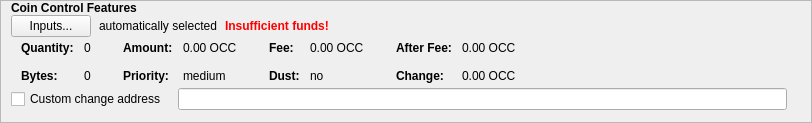
    <widget class="QFrame" name="frameCoinControl">
     <property name="sizePolicy">
      <sizepolicy hsizetype="Expanding" vsizetype="Expanding">
       <horstretch>0</horstretch>
       <verstretch>0</verstretch>
      </sizepolicy>
     </property>
     <property name="minimumSize">
      <size>
       <width>0</width>
       <height>0</height>
      </size>
     </property>
     <property name="maximumSize">
      <size>
       <width>16777215</width>
       <height>16777215</height>
      </size>
     </property>
     <property name="frameShape">
      <enum>QFrame::StyledPanel</enum>
     </property>
     <property name="frameShadow">
      <enum>QFrame::Sunken</enum>
     </property>
     <layout class="QVBoxLayout" name="verticalLayoutCoinControl2">
      <property name="spacing">
       <number>0</number>
      </property>
      <property name="leftMargin">
       <number>0</number>
      </property>
      <property name="topMargin">
       <number>0</number>
      </property>
      <property name="rightMargin">
       <number>0</number>
      </property>
      <property name="bottomMargin">
       <number>6</number>
      </property>
      <item>
       <layout class="QVBoxLayout" name="verticalLayoutCoinControl" stretch="0,0,0,0,0">
        <property name="spacing">
         <number>0</number>
        </property>
        <property name="leftMargin">
         <number>10</number>
        </property>
        <property name="topMargin">
         <number>0</number>
        </property>
        <item>
         <layout class="QHBoxLayout" name="horizontalLayoutCoinControl1">
          <property name="bottomMargin">
           <number>0</number>
          </property>
          <item>
           <widget class="QLabel" name="labelCoinControlFeatures">
            <property name="sizePolicy">
             <sizepolicy hsizetype="Preferred" vsizetype="Maximum">
              <horstretch>0</horstretch>
              <verstretch>0</verstretch>
             </sizepolicy>
            </property>
            <property name="font">
             <font>
              <weight>75</weight>
              <bold>true</bold>
             </font>
            </property>
            <property name="styleSheet">
             <string notr="true">font-weight:bold;</string>
            </property>
            <property name="text">
             <string>Coin Control Features</string>
            </property>
           </widget>
          </item>
         </layout>
        </item>
        <item>
         <layout class="QHBoxLayout" name="horizontalLayoutCoinControl2" stretch="0,0,0,0">
          <property name="spacing">
           <number>8</number>
          </property>
          <property name="bottomMargin">
           <number>0</number>
          </property>
          <item>
           <widget class="QPushButton" name="pushButtonCoinControl">
            <property name="styleSheet">
             <string notr="true"/>
            </property>
            <property name="text">
             <string>Inputs...</string>
            </property>
            <property name="autoDefault">
             <bool>false</bool>
            </property>
           </widget>
          </item>
          <item>
           <widget class="QLabel" name="labelCoinControlAutomaticallySelected">
            <property name="text">
             <string>automatically selected</string>
            </property>
            <property name="margin">
             <number>5</number>
            </property>
           </widget>
          </item>
          <item>
           <widget class="QLabel" name="labelCoinControlInsuffFunds">
            <property name="font">
             <font>
              <weight>75</weight>
              <bold>true</bold>
             </font>
            </property>
            <property name="styleSheet">
             <string notr="true">color:red;font-weight:bold;</string>
            </property>
            <property name="text">
             <string>Insufficient funds!</string>
            </property>
            <property name="margin">
             <number>5</number>
            </property>
           </widget>
          </item>
          <item>
           <spacer name="horizontalSpacerCoinControl">
            <property name="orientation">
             <enum>Qt::Horizontal</enum>
            </property>
            <property name="sizeHint" stdset="0">
             <size>
              <width>40</width>
              <height>1</height>
             </size>
            </property>
           </spacer>
          </item>
         </layout>
        </item>
        <item>
         <widget class="QWidget" name="widgetCoinControl" native="true">
          <property name="sizePolicy">
           <sizepolicy hsizetype="Preferred" vsizetype="Preferred">
            <horstretch>0</horstretch>
            <verstretch>0</verstretch>
           </sizepolicy>
          </property>
          <property name="minimumSize">
           <size>
            <width>0</width>
            <height>0</height>
           </size>
          </property>
          <property name="styleSheet">
           <string notr="true"/>
          </property>
          <layout class="QHBoxLayout" name="horizontalLayoutCoinControl5">
           <property name="leftMargin">
            <number>0</number>
           </property>
           <property name="topMargin">
            <number>0</number>
           </property>
           <property name="rightMargin">
            <number>0</number>
           </property>
           <property name="bottomMargin">
            <number>0</number>
           </property>
           <item>
            <layout class="QHBoxLayout" name="horizontalLayoutCoinControl3" stretch="0,0,0,1">
             <property name="spacing">
              <number>20</number>
             </property>
             <property name="topMargin">
              <number>0</number>
             </property>
             <property name="bottomMargin">
              <number>0</number>
             </property>
             <item>
              <layout class="QFormLayout" name="formLayoutCoinControl1">
               <property name="horizontalSpacing">
                <number>10</number>
               </property>
               <property name="verticalSpacing">
                <number>14</number>
               </property>
               <property name="leftMargin">
                <number>10</number>
               </property>
               <property name="topMargin">
                <number>4</number>
               </property>
               <property name="rightMargin">
                <number>6</number>
               </property>
               <item row="0" column="0">
                <widget class="QLabel" name="labelCoinControlQuantityText">
                 <property name="font">
                  <font>
                   <weight>75</weight>
                   <bold>true</bold>
                  </font>
                 </property>
                 <property name="text">
                  <string>Quantity:</string>
                 </property>
                 <property name="margin">
                  <number>0</number>
                 </property>
                </widget>
               </item>
               <item row="0" column="1">
                <widget class="QLabel" name="labelCoinControlQuantity">
                 <property name="cursor">
                  <cursorShape>IBeamCursor</cursorShape>
                 </property>
                 <property name="contextMenuPolicy">
                  <enum>Qt::ActionsContextMenu</enum>
                 </property>
                 <property name="text">
                  <string notr="true">0</string>
                 </property>
                 <property name="margin">
                  <number>0</number>
                 </property>
                 <property name="textInteractionFlags">
                  <set>Qt::LinksAccessibleByMouse|Qt::TextSelectableByKeyboard|Qt::TextSelectableByMouse</set>
                 </property>
                </widget>
               </item>
               <item row="1" column="0">
                <widget class="QLabel" name="labelCoinControlBytesText">
                 <property name="font">
                  <font>
                   <weight>75</weight>
                   <bold>true</bold>
                  </font>
                 </property>
                 <property name="text">
                  <string>Bytes:</string>
                 </property>
                </widget>
               </item>
               <item row="1" column="1">
                <widget class="QLabel" name="labelCoinControlBytes">
                 <property name="cursor">
                  <cursorShape>IBeamCursor</cursorShape>
                 </property>
                 <property name="contextMenuPolicy">
                  <enum>Qt::ActionsContextMenu</enum>
                 </property>
                 <property name="text">
                  <string notr="true">0</string>
                 </property>
                 <property name="textInteractionFlags">
                  <set>Qt::LinksAccessibleByMouse|Qt::TextSelectableByKeyboard|Qt::TextSelectableByMouse</set>
                 </property>
                </widget>
               </item>
              </layout>
             </item>
             <item>
              <layout class="QFormLayout" name="formLayoutCoinControl2">
               <property name="horizontalSpacing">
                <number>10</number>
               </property>
               <property name="verticalSpacing">
                <number>14</number>
               </property>
               <property name="leftMargin">
                <number>6</number>
               </property>
               <property name="topMargin">
                <number>4</number>
               </property>
               <property name="rightMargin">
                <number>6</number>
               </property>
               <item row="0" column="0">
                <widget class="QLabel" name="labelCoinControlAmountText">
                 <property name="font">
                  <font>
                   <weight>75</weight>
                   <bold>true</bold>
                  </font>
                 </property>
                 <property name="text">
                  <string>Amount:</string>
                 </property>
                 <property name="margin">
                  <number>0</number>
                 </property>
                </widget>
               </item>
               <item row="0" column="1">
                <widget class="QLabel" name="labelCoinControlAmount">
                 <property name="cursor">
                  <cursorShape>IBeamCursor</cursorShape>
                 </property>
                 <property name="contextMenuPolicy">
                  <enum>Qt::ActionsContextMenu</enum>
                 </property>
                 <property name="text">
                  <string notr="true">0.00 OCC</string>
                 </property>
                 <property name="textInteractionFlags">
                  <set>Qt::LinksAccessibleByMouse|Qt::TextSelectableByKeyboard|Qt::TextSelectableByMouse</set>
                 </property>
                </widget>
               </item>
               <item row="1" column="0">
                <widget class="QLabel" name="labelCoinControlPriorityText">
                 <property name="font">
                  <font>
                   <weight>75</weight>
                   <bold>true</bold>
                  </font>
                 </property>
                 <property name="text">
                  <string>Priority:</string>
                 </property>
                </widget>
               </item>
               <item row="1" column="1">
                <widget class="QLabel" name="labelCoinControlPriority">
                 <property name="cursor">
                  <cursorShape>IBeamCursor</cursorShape>
                 </property>
                 <property name="contextMenuPolicy">
                  <enum>Qt::ActionsContextMenu</enum>
                 </property>
                 <property name="text">
                  <string notr="true">medium</string>
                 </property>
                 <property name="textInteractionFlags">
                  <set>Qt::LinksAccessibleByMouse|Qt::TextSelectableByKeyboard|Qt::TextSelectableByMouse</set>
                 </property>
                </widget>
               </item>
              </layout>
             </item>
             <item>
              <layout class="QFormLayout" name="formLayoutCoinControl3">
               <property name="horizontalSpacing">
                <number>10</number>
               </property>
               <property name="verticalSpacing">
                <number>14</number>
               </property>
               <property name="leftMargin">
                <number>6</number>
               </property>
               <property name="topMargin">
                <number>4</number>
               </property>
               <property name="rightMargin">
                <number>6</number>
               </property>
               <item row="0" column="0">
                <widget class="QLabel" name="labelCoinControlFeeText">
                 <property name="font">
                  <font>
                   <weight>75</weight>
                   <bold>true</bold>
                  </font>
                 </property>
                 <property name="text">
                  <string>Fee:</string>
                 </property>
                 <property name="margin">
                  <number>0</number>
                 </property>
                </widget>
               </item>
               <item row="0" column="1">
                <widget class="QLabel" name="labelCoinControlFee">
                 <property name="cursor">
                  <cursorShape>IBeamCursor</cursorShape>
                 </property>
                 <property name="contextMenuPolicy">
                  <enum>Qt::ActionsContextMenu</enum>
                 </property>
                 <property name="text">
                  <string notr="true">0.00 OCC</string>
                 </property>
                 <property name="textInteractionFlags">
                  <set>Qt::LinksAccessibleByMouse|Qt::TextSelectableByKeyboard|Qt::TextSelectableByMouse</set>
                 </property>
                </widget>
               </item>
               <item row="1" column="0">
                <widget class="QLabel" name="labelCoinControlLowOutputText">
                 <property name="font">
                  <font>
                   <weight>75</weight>
                   <bold>true</bold>
                  </font>
                 </property>
                 <property name="text">
                  <string>Dust:</string>
                 </property>
                </widget>
               </item>
               <item row="1" column="1">
                <widget class="QLabel" name="labelCoinControlLowOutput">
                 <property name="cursor">
                  <cursorShape>IBeamCursor</cursorShape>
                 </property>
                 <property name="contextMenuPolicy">
                  <enum>Qt::ActionsContextMenu</enum>
                 </property>
                 <property name="text">
                  <string notr="true">no</string>
                 </property>
                 <property name="textInteractionFlags">
                  <set>Qt::LinksAccessibleByMouse|Qt::TextSelectableByKeyboard|Qt::TextSelectableByMouse</set>
                 </property>
                </widget>
               </item>
              </layout>
             </item>
             <item>
              <layout class="QFormLayout" name="formLayoutCoinControl4">
               <property name="horizontalSpacing">
                <number>10</number>
               </property>
               <property name="verticalSpacing">
                <number>14</number>
               </property>
               <property name="leftMargin">
                <number>6</number>
               </property>
               <property name="topMargin">
                <number>4</number>
               </property>
               <property name="rightMargin">
                <number>6</number>
               </property>
               <item row="0" column="0">
                <widget class="QLabel" name="labelCoinControlAfterFeeText">
                 <property name="font">
                  <font>
                   <weight>75</weight>
                   <bold>true</bold>
                  </font>
                 </property>
                 <property name="text">
                  <string>After Fee:</string>
                 </property>
                 <property name="margin">
                  <number>0</number>
                 </property>
                </widget>
               </item>
               <item row="0" column="1">
                <widget class="QLabel" name="labelCoinControlAfterFee">
                 <property name="cursor">
                  <cursorShape>IBeamCursor</cursorShape>
                 </property>
                 <property name="contextMenuPolicy">
                  <enum>Qt::ActionsContextMenu</enum>
                 </property>
                 <property name="text">
                  <string notr="true">0.00 OCC</string>
                 </property>
                 <property name="textInteractionFlags">
                  <set>Qt::LinksAccessibleByMouse|Qt::TextSelectableByKeyboard|Qt::TextSelectableByMouse</set>
                 </property>
                </widget>
               </item>
               <item row="1" column="0">
                <widget class="QLabel" name="labelCoinControlChangeText">
                 <property name="font">
                  <font>
                   <weight>75</weight>
                   <bold>true</bold>
                  </font>
                 </property>
                 <property name="text">
                  <string>Change:</string>
                 </property>
                </widget>
               </item>
               <item row="1" column="1">
                <widget class="QLabel" name="labelCoinControlChange">
                 <property name="cursor">
                  <cursorShape>IBeamCursor</cursorShape>
                 </property>
                 <property name="contextMenuPolicy">
                  <enum>Qt::ActionsContextMenu</enum>
                 </property>
                 <property name="text">
                  <string notr="true">0.00 OCC</string>
                 </property>
                 <property name="textInteractionFlags">
                  <set>Qt::LinksAccessibleByMouse|Qt::TextSelectableByKeyboard|Qt::TextSelectableByMouse</set>
                 </property>
                </widget>
               </item>
              </layout>
             </item>
            </layout>
           </item>
          </layout>
         </widget>
        </item>
        <item>
         <layout class="QHBoxLayout" name="horizontalLayoutCoinControl4" stretch="0,0,0">
          <property name="spacing">
           <number>12</number>
          </property>
          <property name="sizeConstraint">
           <enum>QLayout::SetDefaultConstraint</enum>
          </property>
          <property name="topMargin">
           <number>5</number>
          </property>
          <property name="rightMargin">
           <number>5</number>
          </property>
          <property name="bottomMargin">
           <number>5</number>
          </property>
          <item>
           <widget class="QCheckBox" name="checkBoxCoinControlChange">
            <property name="toolTip">
             <string>If this is activated, but the change address is empty or invalid, change will be sent to a newly generated address.</string>
            </property>
            <property name="text">
             <string>Custom change address</string>
            </property>
           </widget>
          </item>
          <item>
           <widget class="QValidatedLineEdit" name="lineEditCoinControlChange">
            <property name="enabled">
             <bool>true</bool>
            </property>
            <property name="sizePolicy">
             <sizepolicy hsizetype="Expanding" vsizetype="Fixed">
              <horstretch>0</horstretch>
              <verstretch>0</verstretch>
             </sizepolicy>
            </property>
           </widget>
          </item>
          <item>
           <widget class="QLabel" name="labelCoinControlChangeLabel">
            <property name="sizePolicy">
             <sizepolicy hsizetype="Preferred" vsizetype="Expanding">
              <horstretch>0</horstretch>
              <verstretch>0</verstretch>
             </sizepolicy>
            </property>
            <property name="minimumSize">
             <size>
              <width>0</width>
              <height>0</height>
             </size>
            </property>
            <property name="text">
             <string/>
            </property>
            <property name="margin">
             <number>3</number>
            </property>
           </widget>
          </item>
         </layout>
        </item>
        <item>
         <spacer name="verticalSpacerCoinControl">
          <property name="orientation">
           <enum>Qt::Vertical</enum>
          </property>
          <property name="sizeHint" stdset="0">
           <size>
            <width>800</width>
            <height>1</height>
           </size>
          </property>
         </spacer>
        </item>
       </layout>
      </item>
     </layout>
    </widget>
